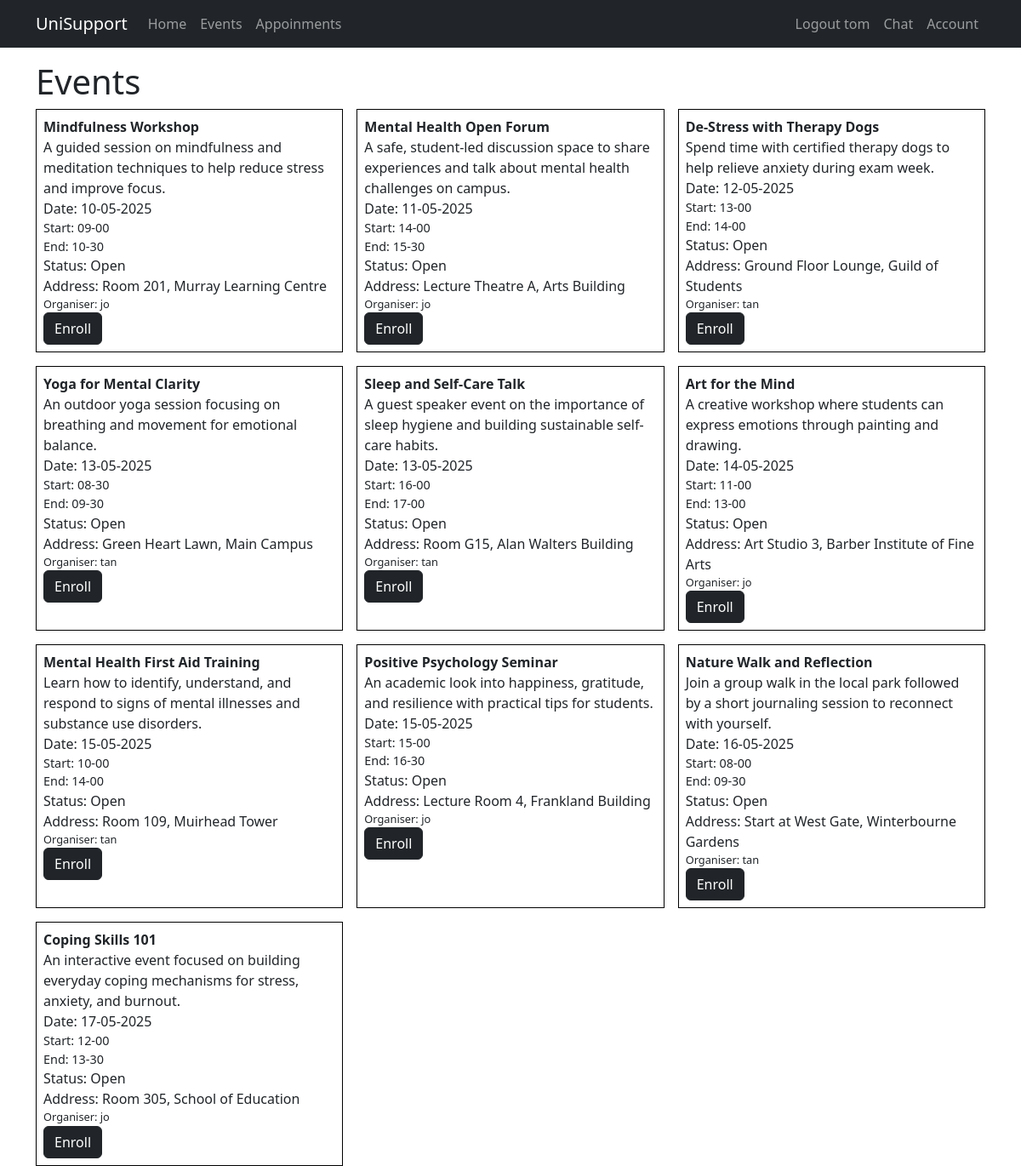
Screenshot of /events (signed in) with the database file from the repository.
### app/models.py (models this page shows, shortened)
@dataclass
class User(UserMixin, db.Model):
    __tablename__ = 'users'
    id: so.Mapped[int] = so.mapped_column(primary_key=True)
    email: so.Mapped[str] = so.mapped_column(sa.String(120), index=True, unique=True)
    username: so.Mapped[str] = so.mapped_column(sa.String(64), index=True, unique=True)
    password_hash: so.Mapped[Optional[str]] = so.mapped_column(sa.String(256))
    role: so.Mapped[str] = so.mapped_column(sa.String(10), default="Normal")
    events: so.Mapped[list['Event']] = relationship(back_populates='user', cascade='all, delete-orphan')
    appointments: so.Mapped[list['Appointment']] = relationship(back_populates='user', cascade='all, delete-orphan')
    logs: so.Mapped[list['BookingLog']] = relationship(back_populates='user', cascade='all, delete-orphan')
    enrollments: so.Mapped[list['Enrollment']] = relationship(back_populates='user', cascade='all, delete-orphan')
    user_type: Mapped[str] = so.mapped_column(sa.String(64), default="user")
    __mapper_args__ = {
        "polymorphic_identity": "user",
        "polymorphic_on": user_type
    }

class Event(db.Model):
    __tablename__ = 'events'
    id: so.Mapped[int] = so.mapped_column(primary_key=True)
    title: so.Mapped[str] = so.mapped_column(sa.String(64), unique=True)
    text: so.Mapped[str] = so.mapped_column(sa.String(3200))
    username: so.Mapped[str] = so.mapped_column(ForeignKey('users.username'), index=True)
    user: so.Mapped['User'] = relationship(back_populates='events')
    status: so.Mapped[str] = so.mapped_column(sa.String(64),default='Open')
    date: so.Mapped[str] = so.mapped_column(sa.String(64),default='None')
    start_time: so.Mapped[str] = so.mapped_column(sa.String(64),default='None')
    end_time: so.Mapped[str] = so.mapped_column(sa.String(64),default='None')
    address: so.Mapped[str] = so.mapped_column(sa.String(256))

### app/views.py (the view)
@app.route('/events',  methods=['GET', 'POST'])
@login_required
def events():
    choose_form = ChooseForm()
    q = db.select(Event)
    list_of_events = db.session.scalars(q)
    return render_template('events.html', title="Events", list_of_events = list_of_events, choose_form = choose_form)

### app/models.py (called while the page is built)
@login.user_loader
def load_user(id):
    return db.session.get(User, int(id))

### app/templates/events.html (shortened to what this page needs)
{% extends "base.html" %}
{% block content %}
<h1>Events</h1>
<div style="display: grid; grid-template-columns: repeat(3, 1fr); gap:16px;">
    {% for event in list_of_events %}
             <div style="border: 1px solid black; padding: 8px;">
              <div><strong>{{event.title}}</strong></div>
              <div>{{event.text}}</div>
                 <div>Date: {{event.date}}</div>
                 <div style="font-size: 0.9em;">Start: {{event.start_time}}</div>
                 <div style="font-size: 0.9em;">End: {{event.end_time}}</div>
                 <div>Status: {{event.status}}</div>
                 <div>Address: {{event.address}}</div>
                  <div style="font-size: 0.8em;">Organiser: {{event.username}}</div>
                 {% if current_user.role == "Normal" %}
                 <div style = "display: flex"> <form action="{{ url_for('enrollment', event_id=event.id) }}" method="get" style="display:inline;">
                            <button class="btn btn-dark">Enroll</button>
                 </form>
                 </div>
                 {% endif %}
             </div>
    {% endfor %}
</div>
{% endblock %}

### app/templates/base.html (shortened to what this page needs)
<!doctype html>
<html lang="en">
<head>
    <link
            href="https://cdn.jsdelivr.net/npm/bootstrap@5.3.3/dist/css/bootstrap.min.css"
            rel="stylesheet"
>
    <link rel="stylesheet" href="https://cdn.jsdelivr.net/npm/bootstrap-icons@1.11.3/font/bootstrap-icons.min.css">
</head>
<body>
<nav class="navbar navbar-expand-sm bg-dark" data-bs-theme="dark">
    <div class="container">
        <a class="navbar-brand" href="{{ url_for('home') }}">UniSupport</a>
        <div class="collapse navbar-collapse" id="navbarSupportedContent">
            <ul class="navbar-nav me-auto mb-2 mb-lg-0">
                <li class="nav-item">
                    <a class="nav-link" aria-current="page" href="{{ url_for('home') }}">Home</a>
                </li>
                <li class="nav-item">
                    <a class="nav-link" aria-current="page" href="{{ url_for('events') }}">Events</a>
                </li>
                <li class="nav-item">
                    <a class="nav-link" aria-current="page" href="{{ url_for('appointments') }}">Appoinments</a>
                </li>
            </ul>
            <ul class="navbar-nav mb-2 mb-lg-0">
                {% if current_user.is_anonymous %}
                <li class="nav-item">
                    <a class="nav-link" aria-current="page" href="{{ url_for('login') }}">Login</a>
                </li>
                <li class="nav-item">
                    <a class="nav-link" aria-current="page" href="{{ url_for('register_email') }}">Register</a>
                </li>
                {% else %}
                <li class="nav-item">
                    <a class="nav-link" aria-current="page" href="{{ url_for('logout') }}">Logout {{ current_user.username }}</a>
                </li>
                <li class="nav-item">
                    <a class="nav-link" aria-current="page" href="{{ url_for('chat') }}">Chat</a>
                </li>
                <li class="nav-item">
                    <a class="nav-link" aria-current="page" href="{{ url_for('account') }}">Account</a>
                </li>
                {% endif %}
            </ul>
        </div>
    </div>
</nav>
<div class="container">
    {% block content %}{% endblock content %}
</div>
</body>
</html>

### rows the page displays
User: username "tom"
Event: title "Mindfulness Workshop", text "A guided session on mindfulness and meditation techniques to help reduce stress and improve focus.", date "10-05-2025", start_time "09-00", end_time "10-30", status "Open", address "Room 201, Murray Learning Centre", username "jo"
Event: title "Mental Health Open Forum", text "A safe, student-led discussion space to share experiences and talk about mental health challenges on campus.", date "11-05-2025", start_time "14-00", end_time "15-30", status "Open", address "Lecture Theatre A, Arts Building", username "jo"
Event: title "De-Stress with Therapy Dogs", text "Spend time with certified therapy dogs to help relieve anxiety during exam week.", date "12-05-2025", start_time "13-00", end_time "14-00", status "Open", address "Ground Floor Lounge, Guild of Students", username "tan"
Event: title "Yoga for Mental Clarity", text "An outdoor yoga session focusing on breathing and movement for emotional balance.", date "13-05-2025", start_time "08-30", end_time "09-30", status "Open", address "Green Heart Lawn, Main Campus", username "tan"
Event: title "Sleep and Self-Care Talk", text "A guest speaker event on the importance of sleep hygiene and building sustainable self-care habits.", date "13-05-2025", start_time "16-00", end_time "17-00", status "Open", address "Room G15, Alan Walters Building", username "tan"
Event: title "Art for the Mind", text "A creative workshop where students can express emotions through painting and drawing.", date "14-05-2025", start_time "11-00", end_time "13-00", status "Open", address "Art Studio 3, Barber Institute of Fine Arts", username "jo"
Event: title "Mental Health First Aid Training", text "Learn how to identify, understand, and respond to signs of mental illnesses and substance use disorders.", date "15-05-2025", start_time "10-00", end_time "14-00", status "Open", address "Room 109, Muirhead Tower", username "tan"
Event: title "Positive Psychology Seminar", text "An academic look into happiness, gratitude, and resilience with practical tips for students.", date "15-05-2025", start_time "15-00", end_time "16-30", status "Open", address "Lecture Room 4, Frankland Building", username "jo"
Event: title "Nature Walk and Reflection", text "Join a group walk in the local park followed by a short journaling session to reconnect with yourself.", date "16-05-2025", start_time "08-00", end_time "09-30", status "Open", address "Start at West Gate, Winterbourne Gardens", username "tan"
Event: title "Coping Skills 101", text "An interactive event focused on building everyday coping mechanisms for stress, anxiety, and burnout.", date "17-05-2025", start_time "12-00", end_time "13-30", status "Open", address "Room 305, School of Education", username "jo"
